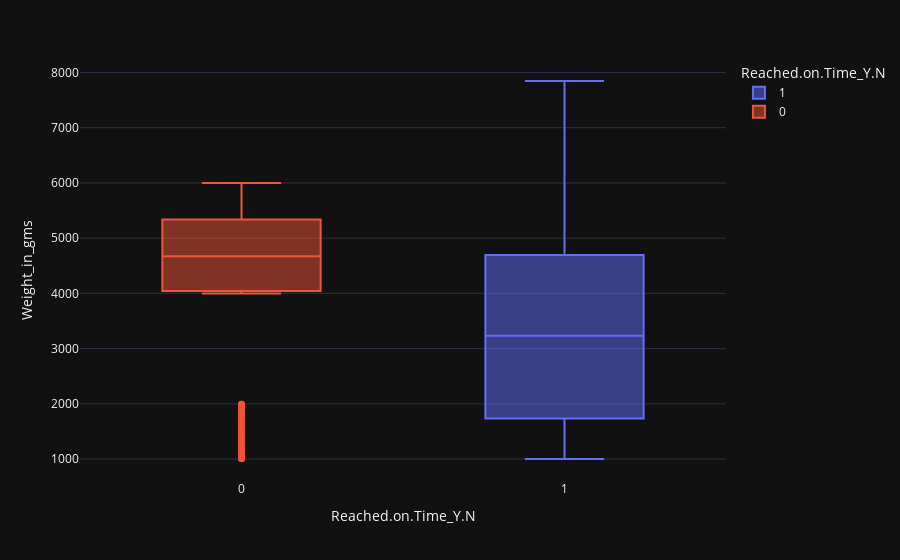

Here is the notebook cell this chart was saved with:
### Code cell
px.box(data_frame = df, x = 'Reached.on.Time_Y.N', y = 'Weight_in_gms', 
       color = 'Reached.on.Time_Y.N', template = 'plotly_dark')

### Figure 1 — Plotly figure (JSON) as saved in the notebook; plotly's stock layout.template omitted (floating-point values rounded to 4 significant figures; data arrays with more than 128 entries replaced by an {"elided": "..."} marker saying what was removed)
{"data": [{"alignmentgroup": "True", "hovertemplate": "Reached.on.Time_Y.N=%{x}<br>Weight_in_gms=%{y}<extra></extra>", "legendgroup": "1", "marker": {"color": "#636efa"}, "name": "1", "notched": false, "offsetgroup": "1", "orientation": "v", "showlegend": true, "type": "box", "x": {"elided": "6563 int values"}, "x0": " ", "xaxis": "x", "y": {"elided": "6563 int values"}, "y0": " ", "yaxis": "y"}, {"alignmentgroup": "True", "hovertemplate": "Reached.on.Time_Y.N=%{x}<br>Weight_in_gms=%{y}<extra></extra>", "legendgroup": "0", "marker": {"color": "#EF553B"}, "name": "0", "notched": false, "offsetgroup": "0", "orientation": "v", "showlegend": true, "type": "box", "x": {"elided": "4436 int values"}, "x0": " ", "xaxis": "x", "y": {"elided": "4436 int values"}, "y0": " ", "yaxis": "y"}], "layout": {"boxmode": "overlay", "legend": {"title": {"text": "Reached.on.Time_Y.N"}, "tracegroupgap": 0}, "margin": {"t": 60}, "xaxis": {"anchor": "y", "categoryarray": [1, 0], "categoryorder": "array", "domain": [0, 1], "title": {"text": "Reached.on.Time_Y.N"}}, "yaxis": {"anchor": "x", "domain": [0, 1], "title": {"text": "Weight_in_gms"}}}}
